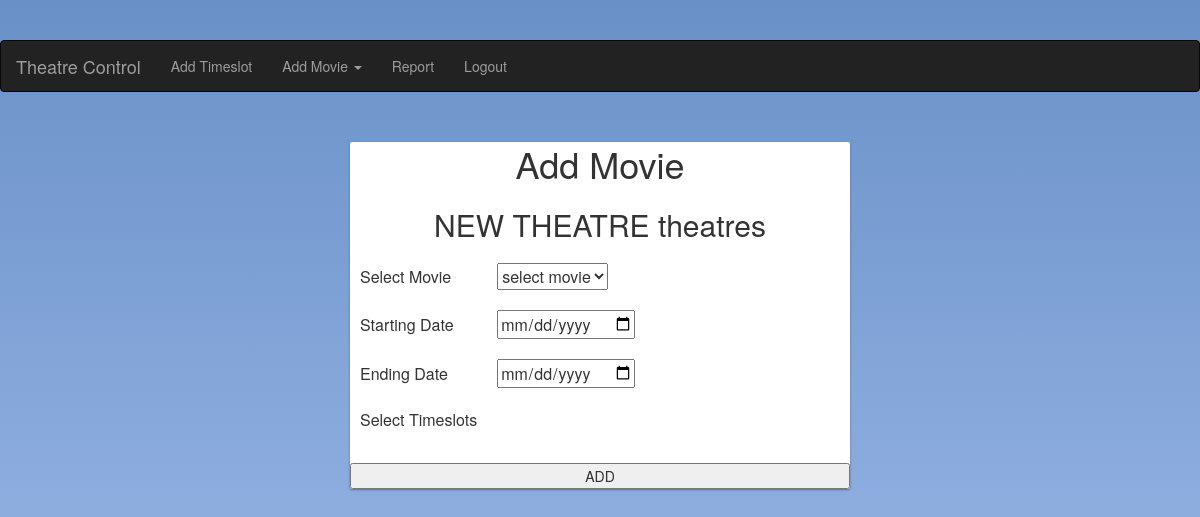
The app's page /mgr/add_movie.php?sc_id=1 (signed in), older data.
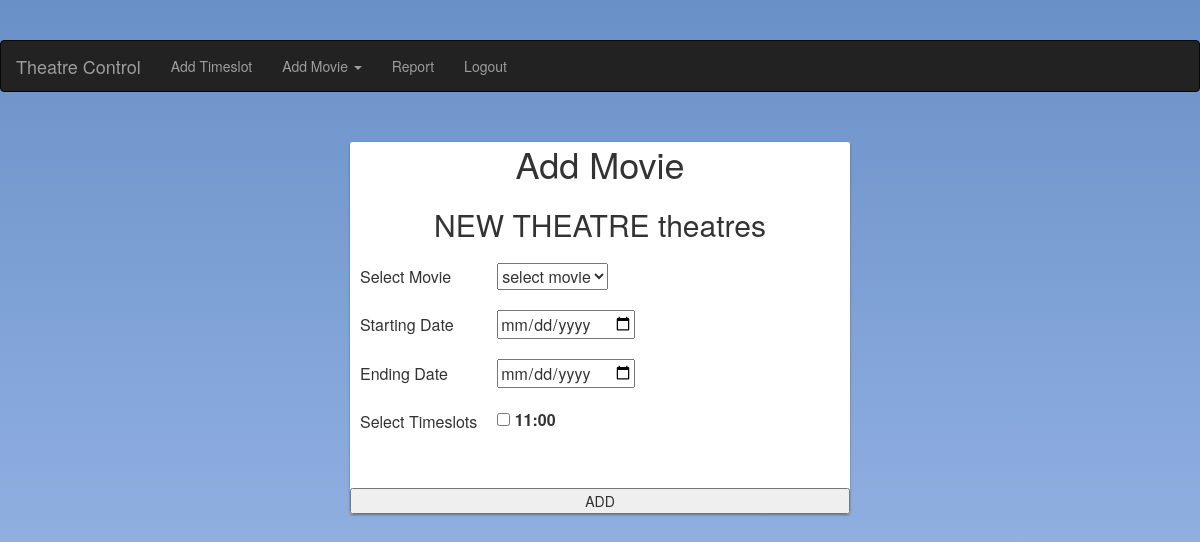
The same page, newer data.
### tables this page shows
CREATE TABLE `theatre` (
  `t_id` int(10) NOT NULL,
  `t_theatrename` varchar(100) DEFAULT NULL,
  `district_id` int(11) NOT NULL,
  `t_theatre_place` varchar(250) NOT NULL,
  `u_id` int(11) NOT NULL
);

CREATE TABLE `show_time` (
  `showt_id` int(11) NOT NULL,
  `scr_id` int(11) NOT NULL,
  `time_id` int(11) NOT NULL,
  `movsh_id` int(11) NOT NULL
);

CREATE TABLE `time_slots` (
  `time_id` int(11) NOT NULL,
  `time_showtime` int(11) NOT NULL
);

### mgr/add_movie.php (the view, shortened to what this page needs)
<?php
include_once('head.php');
$mgr_id=$_COOKIE["t_id"];
$the_details=mysqli_query($link,"select * from `theatre` where `u_id`='$mgr_id'" ) ;
      $th_details=mysqli_fetch_array($the_details);
    $sc_id=$_GET['sc_id'];
    $sql="SELECT * FROM `show_time` WHERE `scr_id`='{$sc_id}' ";
$result=mysqli_query($link,$sql);
$show_times=array();
while ($myrow =mysqli_fetch_array($result))
    {
      $show_times[]=$myrow;
    }
?>
<form class="form-card" id="form1" method="post" action="add_movie_action.php">
    <h1>Add Movie</h1>
	<h2><?php echo $th_details['t_theatrename'];?> theatres</h2>
	<table>
<tr><td>Select Movie</td><td>
	<select name="movie">
		<option>select movie</option>
</select>
</td></tr>
<tr><td>Starting Date</td><td><input type="date" name="s_date" required="required"></td></tr>
<tr><td>Ending Date</td><td><input type="date" name="e_date" required="required"></td></tr>
<tr><td>Select Timeslots</td>
<?php
foreach ($show_times as $sh)
{
$ti_id=$sh['time_id'];
  $time_slots=mysqli_query($link,"SELECT * FROM `time_slots` WHERE `time_id`='{$ti_id}' ");
 $time_slot=mysqli_fetch_array($time_slots);
?>
<td><input type="checkbox" id="slots" name="slots[]" value="<?php echo date($time_slot['time_id']);?>">
  <label for="slots"><?php echo date('H:i', mktime(0,$time_slot['time_showtime']));?></label></td><tr><td></td>
  <?php
  }
  ?>
</td></tr>
</td></tr>
</table>
    <div class="form-actions">
        <input value="ADD" class="form-btn" name="submit" type="submit">
    </div>
</form>
<?php
    include_once('foot.php');
?>

### mgr/head.php (shortened to what this page needs)
<html>
<head>
  <link rel="stylesheet" href="https://maxcdn.bootstrapcdn.com/bootstrap/3.3.7/css/bootstrap.min.css">
  <link href="css/style.css" rel="stylesheet" type="text/css" />
</head>
<body>
<nav class="navbar navbar-inverse">
  <div class="container-fluid">
    <div class="navbar-header">
      <a class="navbar-brand" href="index.php">Theatre Control</a>
    </div>
    <div class="collapse navbar-collapse" id="myNavbar">
    <ul class="nav navbar-nav">
      <li><a href="add_timeslot.php">Add Timeslot</a></li>
      <li class="dropdown">
                  <a href="#" class="dropdown-toggle" data-toggle="dropdown">Add Movie
                    <span class="caret"></span>
                  </a>
                </li>
        <li><a href="show_report.php">Report</a></li>
      <li><a href="logout.php">Logout</a></li>
    </ul>
    </div>
  </div>
</nav>

### mgr/foot.php (shortened to what this page needs)
</body>
</html>

### mgr/add_movie.php (style rules this page uses)
td { margin: 20px; padding: 10px; border: 0px solid #808080; text-align: left; }
.form-card { border-radius: 2px; background: #fff; box-shadow: 0 1px 3px rgba(0, 0, 0, 0.12), 0 1px 2px rgba(0, 0, 0, 0.24); transition: all 0.56s cubic-bezier(0.25, 0.8, 0.25, 1); max-width: 500px; padding: 0; margin: 50px auto; }
.form-actions { position: relative; display: -ms-flexbox; display: flex; margin-top: 2.25rem; }
.form-card h2 { text-align: center; padding: 2px 0px; }
.form-card h1 { text-align: center; padding: 2px 0px; }
.form-actions > * { -ms-flex: 1; flex: 1; margin-top: 0; }
body { margin: 40px auto; background-image: linear-gradient(to top, #a3bded 0%, #6991c7 100%); }

Row changes from the older to the newer data that the page shows:
added show_time: time.time_showtime "11:00"
